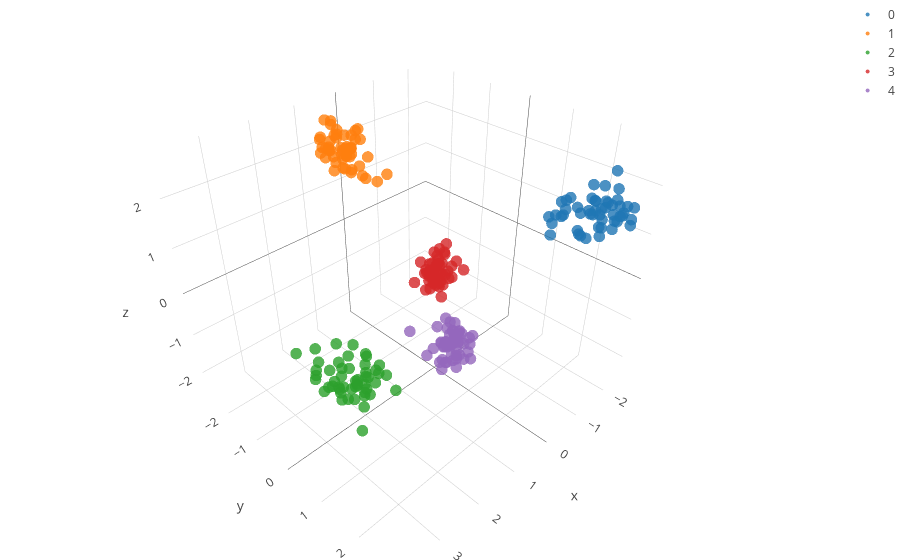

The code cell stored with this chart in its notebook:
### Markdown cell above
We can compare this output with what we would have gotten from sampling equally across our selected vectors:

### Code cell
#### Selecting new, equal sample sizes but derive haplotypes from the same frequency vectors.

Sizes= [50,50,50,50,50]
labels= np.repeat(np.array([x for x in range(N_pops)]),Sizes)

data= []

for k in range(N_pops):
    
    probs= vector_lib[Pops[k],:]
    
    m= Sizes[k]
    Haps= [[np.random.choice([1,0],p= [1-probs[x],probs[x]]) for x in range(L)] for acc in range(m)]
    
    data.extend(Haps)

data= np.array(data)

n_comp = 4

pca = PCA(n_components=n_comp, whiten=False,svd_solver='randomized')

features= pca.fit_transform(data)


print("; ".join(['PC{0}: {1}'.format(x+1,round(pca.explained_variance_ratio_[x],3)) for x in range(n_comp)]))
print(features.shape)

fig_data= [go.Scatter3d(
        x = features[[x for x in range(sum(Sizes)) if labels[x] == i],0],
        y = features[[x for x in range(sum(Sizes)) if labels[x] == i],1],
        z = features[[x for x in range(sum(Sizes)) if labels[x] == i],2],
        type='scatter3d',
        mode= "markers",
        marker= {
        'line': {'width': 0},
        'size': 4,
        'symbol': 'circle',
      "opacity": .8
      },
      name= str(i)
    ) for i in range(N_pops)]


layout = go.Layout(
    margin=dict(
        l=0,
        r=0,
        b=0,
        t=0
    )
)

fig = go.Figure(data=fig_data, layout=layout)
iplot(fig)
